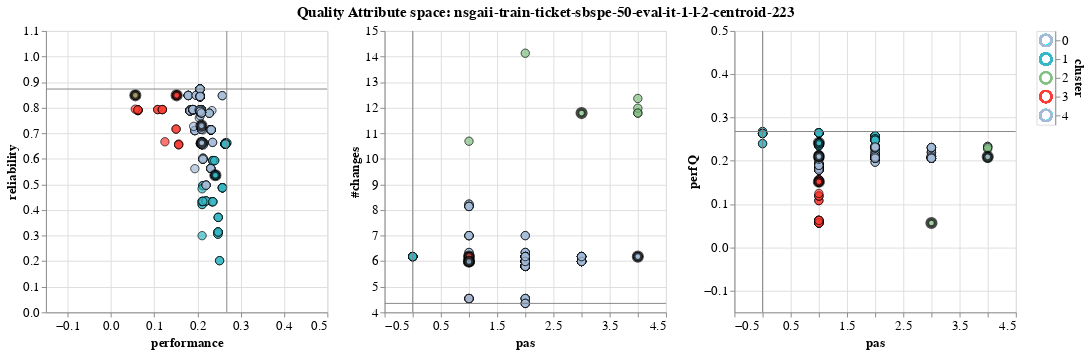

Notebook code cell kept with this figure:
### Code cell
it1_50_c223_space.show_objective_space()
#it1_50_c223_space.show_petal_plot(labels=True, size=(20,5))

### Figure 1 — Vega-Lite specification as saved in the notebook (floating-point values rounded to 4 significant figures; data arrays with more than 128 entries replaced by an {"elided": "..."} marker saying what was removed)
{"config": {"view": {"continuousWidth": 300, "continuousHeight": 300}, "axis": {"labelFontSize": 14, "titleFontSize": 14}, "title": {"anchor": "middle", "fontSize": 16}}, "hconcat": [{"layer": [{"data": {"name": "data-a8234d72655c1ad0bc2c5368afc7a44b"}, "mark": {"type": "circle", "size": 80, "stroke": "black"}, "encoding": {"color": {"condition": {"test": {"or": [{"param": "param_17"}, {"param": "param_16"}]}, "field": "cluster", "legend": null, "scale": {"domain": [0, 1, 2, 3, 4], "range": ["#a3bbd7", "#37b8c5", "#80bf80", "#fb3e35", "#a3bbd7"]}, "type": "ordinal"}, "value": "transparent"}, "fillOpacity": {"condition": {"param": "param_16", "value": 1.0}, "value": 0.1}, "order": {"field": "prototype", "type": "ordinal"}, "strokeWidth": {"condition": {"test": "datum.prototype", "value": 4}, "value": 1}, "tooltip": [{"field": "solID", "type": "quantitative"}, {"field": "perfQ", "type": "quantitative"}, {"field": "reliability", "type": "quantitative"}, {"field": "#changes", "type": "quantitative"}, {"field": "pas", "type": "quantitative"}, {"field": "label", "type": "nominal"}, {"field": "cluster", "type": "quantitative"}], "x": {"axis": {"title": "performance"}, "field": "perfQ", "scale": {"domain": [-0.1437, 0.4677]}, "type": "quantitative"}, "y": {"axis": {"title": "reliability"}, "field": "reliability", "scale": {"domain": [0.002066, 1.073]}, "type": "quantitative"}}, "name": "view_13"}, {"data": {"name": "data-822fcb759b482e9bdf2c3ec0f31a2060"}, "mark": {"type": "rule", "color": "gray"}, "encoding": {"x": {"field": "x", "type": "quantitative"}}}, {"data": {"name": "data-e636ff732767fc732d9ccdf535a34c20"}, "mark": {"type": "rule", "color": "gray"}, "encoding": {"y": {"field": "y", "type": "quantitative"}}}]}, {"layer": [{"data": {"name": "data-a8234d72655c1ad0bc2c5368afc7a44b"}, "mark": {"type": "circle", "size": 80, "stroke": "black"}, "encoding": {"color": {"condition": {"test": {"or": [{"param": "param_17"}, {"param": "param_16"}]}, "field": "cluster", "legend": null, "scale": {"domain": [0, 1, 2, 3, 4], "range": ["#a3bbd7", "#37b8c5", "#80bf80", "#fb3e35", "#a3bbd7"]}, "type": "ordinal"}, "value": "transparent"}, "fillOpacity": {"condition": {"param": "param_16", "value": 1.0}, "value": 0.1}, "order": {"field": "prototype", "type": "ordinal"}, "strokeWidth": {"condition": {"test": "datum.prototype", "value": 4}, "value": 1}, "tooltip": [{"field": "solID", "type": "quantitative"}, {"field": "perfQ", "type": "quantitative"}, {"field": "reliability", "type": "quantitative"}, {"field": "#changes", "type": "quantitative"}, {"field": "pas", "type": "quantitative"}, {"field": "label", "type": "nominal"}, {"field": "cluster", "type": "quantitative"}], "x": {"axis": {"title": "pas"}, "field": "pas", "scale": {"domain": [-0.2, 4.2]}, "type": "quantitative"}, "y": {"axis": {"title": "#changes"}, "field": "#changes", "scale": {"domain": [4.15, 14.33]}, "type": "quantitative"}}, "name": "view_14"}, {"data": {"name": "data-6d8c1c24c6e6c01a5b03c8008eb22cfb"}, "mark": {"type": "rule", "color": "gray"}, "encoding": {"x": {"field": "x", "type": "quantitative"}}}, {"data": {"name": "data-5c7ad48d86866232474b7c037b1e8f93"}, "mark": {"type": "rule", "color": "gray"}, "encoding": {"y": {"field": "y", "type": "quantitative"}}}]}, {"layer": [{"data": {"name": "data-a8234d72655c1ad0bc2c5368afc7a44b"}, "mark": {"type": "circle", "size": 80, "stroke": "black"}, "encoding": {"color": {"condition": {"test": {"or": [{"param": "param_17"}, {"param": "param_16"}]}, "field": "cluster", "legend": null, "scale": {"domain": [0, 1, 2, 3, 4], "range": ["#a3bbd7", "#37b8c5", "#80bf80", "#fb3e35", "#a3bbd7"]}, "type": "ordinal"}, "value": "transparent"}, "fillOpacity": {"condition": {"param": "param_16", "value": 1.0}, "value": 0.1}, "order": {"field": "prototype", "type": "ordinal"}, "strokeWidth": {"condition": {"test": "datum.prototype", "value": 4}, "value": 1}, "tooltip": [{"field": "solID", "type": "quantitative"}, {"field": "perfQ", "type": "quantitative"}, {"field": "reliability", "type": "quantitative"}, {"field": "#changes", "type": "quantitative"}, {"field": "pas", "type": "quantitative"}, {"field": "label", "type": "nominal"}, {"field": "cluster", "type": "quantitative"}], "x": {"axis": {"title": "pas"}, "field": "pas", "scale": {"domain": [-0.2, 4.2]}, "type": "quantitative"}, "y": {"axis": {"title": "perfQ"}, "field": "perfQ", "scale": {"domain": [-0.1437, 0.4677]}, "type": "quantitative"}}, "name": "view_15"}, {"data": {"name": "data-6d8c1c24c6e6c01a5b03c8008eb22cfb"}, "mark": {"type": "rule", "color": "gray"}, "encoding": {"x": {"field": "x", "type": "quantitative"}}}, {"data": {"name": "data-b79feaea7ed7215ea808cc64cbd805d5"}, "mark": {"type": "rule", "color": "gray"}, "encoding": {"y": {"field": "y", "type": "quantitative"}}}]}, {"data": {"name": "data-2f34b3502600a4ab1701335a318d196f"}, "mark": {"type": "point", "size": 150}, "encoding": {"color": {"condition": {"test": {"or": [{"param": "param_17"}, {"param": "param_16"}]}, "field": "cluster", "legend": null, "scale": {"domain": [0, 1, 2, 3, 4], "range": ["#a3bbd7", "#37b8c5", "#80bf80", "#fb3e35", "#a3bbd7"]}, "type": "ordinal"}, "value": "transparent"}, "y": {"axis": {"orient": "right"}, "field": "cluster", "type": "nominal"}}, "name": "view_16"}], "params": [{"name": "param_16", "select": {"type": "point"}, "views": ["view_13", "view_14", "view_15"]}, {"name": "param_18", "select": {"type": "interval", "encodings": ["x", "y"]}, "bind": "scales", "views": ["view_13"]}, {"name": "param_19", "select": {"type": "interval", "encodings": ["x", "y"]}, "bind": "scales", "views": ["view_14"]}, {"name": "param_20", "select": {"type": "interval", "encodings": ["x", "y"]}, "bind": "scales", "views": ["view_15"]}, {"name": "param_17", "select": {"type": "point", "fields": ["cluster"]}, "views": ["view_16"]}], "title": "Quality Attribute space: nsgaii-train-ticket-sbspe-50-eval-it-1-l-2-centroid-223", "$schema": "https://vega.github.io/schema/vega-lite/v5.8.0.json", "datasets": {"data-a8234d72655c1ad0bc2c5368afc7a44b": {"elided": "496 records"}, "data-822fcb759b482e9bdf2c3ec0f31a2060": [{"x": 0.2677}], "data-e636ff732767fc732d9ccdf535a34c20": [{"y": 0.873}], "data-6d8c1c24c6e6c01a5b03c8008eb22cfb": [{"x": 0.0}], "data-5c7ad48d86866232474b7c037b1e8f93": [{"y": 4.35}], "data-b79feaea7ed7215ea808cc64cbd805d5": [{"y": 0.2677}], "data-2f34b3502600a4ab1701335a318d196f": {"elided": "496 records"}}}
